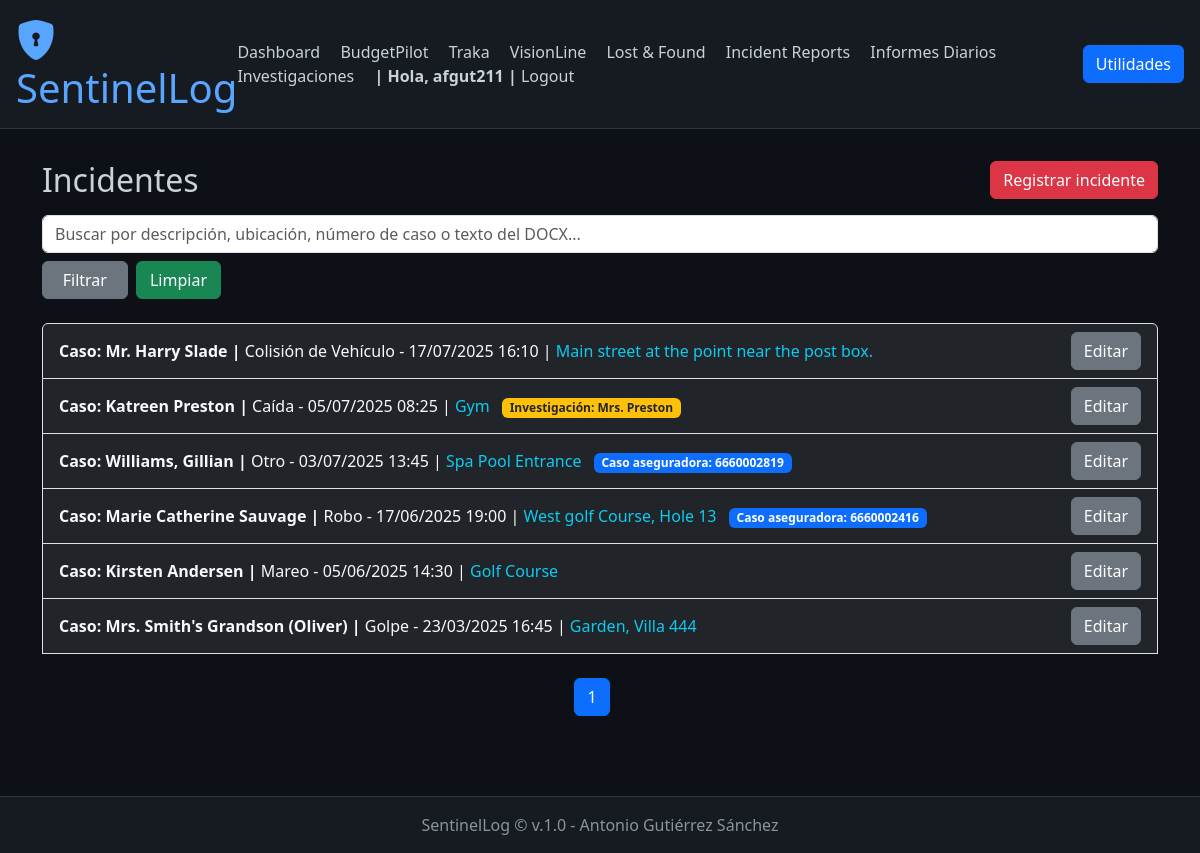
The app's page /incident_management/ (signed in), older data.
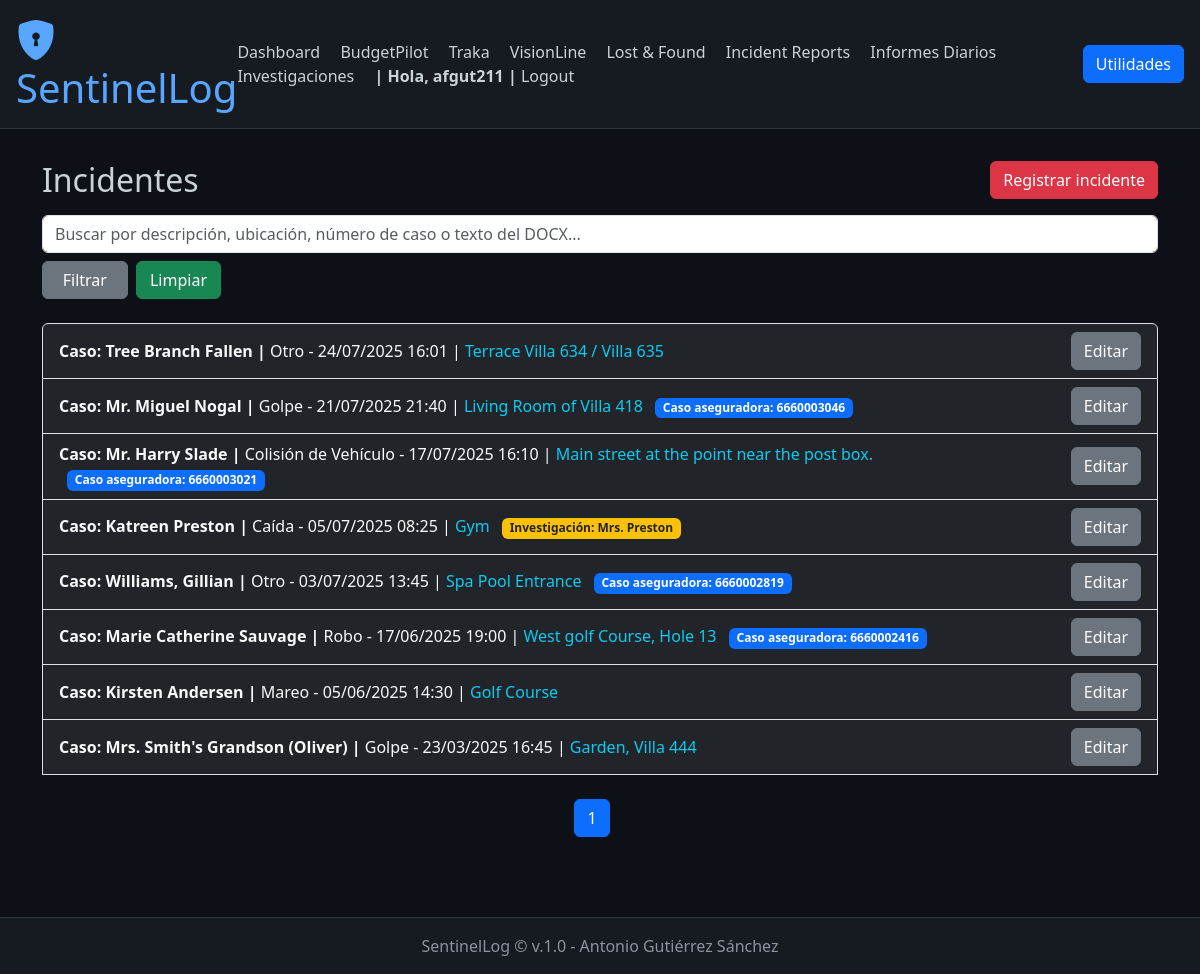
The same page, newer data.
### incident_management/models.py (models this page shows, shortened)
class Incident(models.Model):
    incident_type = models.ForeignKey(IncidentType, on_delete=models.PROTECT, null=True)
    affected_person = models.CharField("Persona afectada", max_length=100, blank=True, null=True)
    date = models.DateTimeField(help_text="Fecha y hora del incidente")
    location = models.CharField(max_length=255)
    description = models.TextField()
    reported_by = models.ForeignKey(User, on_delete=models.SET_NULL, null=True, related_name='incidents_reported')
    incident_report_docx = models.FileField(upload_to='incident_reports/docx/', null=True, blank=True, help_text="Archivo DOCX del Incident Report")
    insurance_case_number = models.CharField(max_length=100, blank=True, help_text="Número de caso de la aseguradora")
    related_investigation = models.ForeignKey(
        'investigations.InvestigationCase',
        on_delete=models.SET_NULL,
        null=True,
        blank=True,
        help_text="Relaciona este incidente con una investigación si aplica"
    )
    created_at = models.DateTimeField(auto_now_add=True)
    docx_text = models.TextField(blank=True, help_text="Texto extraído del DOCX para búsqueda")
    history = HistoricalRecords()

class IncidentType(models.Model):
    name = models.CharField(max_length=100, unique=True)

### investigations/models.py (models this page shows, shortened)
class InvestigationCase(models.Model):
    title = models.CharField(max_length=200)
    description = models.TextField()
    created_by = models.ForeignKey(User, on_delete=models.SET_NULL, null=True)
    created_at = models.DateTimeField(auto_now_add=True)
    is_closed = models.BooleanField(default=False)
    conclusiones = models.TextField(blank=True, null=True)
    pdf_last_saved = models.DateTimeField(blank=True, null=True)
    history = HistoricalRecords()

### incident_management/views.py (the view, shortened to what this page needs)
# urls.py: path('', views.index, name='daily_activity_index'),
def index(request):
    incidents = Incident.objects.all().order_by('-date')
    search = request.GET.get('search')
    paginator = Paginator(incidents, 10)  # 5 por página
    page_number = request.GET.get('page')
    page_obj = paginator.get_page(page_number)
    return render(request, 'incident_management/index.html', {
        'page_obj': page_obj,
        'search': search,
    })

### incident_management/templates/incident_management/index.html (shortened to what this page needs)
{% extends 'base.html' %}
{% block content %}
<div class="d-flex justify-content-between align-items-center mb-3">
    <h2 class="mb-0">Incidentes</h2>
    <a href="{% url 'add_incident' %}" class="btn btn-danger">
        Registrar incidente
    </a>
</div>
<form method="get" class="row g-2 mb-4">
    <div class="col-md-4 w-100">
        <input type="text" name="search" class="form-control" placeholder="Buscar por descripción, ubicación, número de caso o texto del DOCX..." value="{{ search|default_if_none:'' }}">
    </div>
    <div class="col-md-2 d-flex gap-2">
        <button type="submit" class="btn btn-secondary w-50">Filtrar</button>
        <a href="{% url 'incident_management_index' %}" class="btn btn-success w-50">Limpiar</a>
    </div>
</form>
<div class="list-group">
    {% for incident in page_obj %}
        <div class="list-group-item bg-dark text-light d-flex justify-content-between align-items-center">
            <div>
                <a href="{% url 'incident_detail' incident.pk %}" class="text-light text-decoration-none">
                    <strong>Caso: {{ incident.affected_person|default:"-" }} | </strong>
                    {{ incident.incident_type.name }} - {{ incident.date|date:"d/m/Y H:i" }} |
                </a>
                <span class="text-info">{{ incident.location }}</span>
                {% if incident.insurance_case_number %}
                    <span class="badge bg-primary ms-2">Caso aseguradora: {{ incident.insurance_case_number }}</span>
                {% endif %}
                {% if incident.related_investigation %}
                    <span class="badge bg-warning text-dark ms-2">Investigación: {{ incident.related_investigation.title }}</span>
                {% endif %}
            </div>
            <a href="{% url 'edit_incident' incident.pk %}" class="btn btn-secondary">
                Editar
            </a>
        </div>
    {% empty %}
        <div class="alert alert-info mb-0">
            No hay incidentes registrados.
        </div>
    {% endfor %}
    <br>
    <nav>
    <ul class="pagination justify-content-center">
        {% for num in page_obj.paginator.page_range %}
            {% if num <= 2 or num > page_obj.paginator.num_pages|add:'-2' or num >= page_obj.number|add:'-1' and num <= page_obj.number|add:'1' %}
                <li class="page-item {% if page_obj.number == num %}active{% endif %}">
                <a class="page-link" href="?page={{ num }}">{{ num }}</a>
                </li>
            {% elif num == 3 or num == page_obj.paginator.num_pages|add:'-2' %}
                <li class="page-item disabled"><span class="page-link">…</span></li>
            {% endif %}
            {% endfor %}
    </ul>
    </nav>
</div>
{% endblock %}

### templates/base.html (shortened to what this page needs)
<!DOCTYPE html>
<html lang="es">
<head>
    <link href="https://cdn.jsdelivr.net/npm/bootstrap@5.3.3/dist/css/bootstrap.min.css" rel="stylesheet">
    <link href="https://cdn.jsdelivr.net/npm/bootstrap-icons@1.10.5/font/bootstrap-icons.css" rel="stylesheet">
    <link href="https://cdnjs.cloudflare.com/ajax/libs/toastr.js/latest/toastr.min.css" rel="stylesheet"/>
</head>
<body>
    <header class="d-flex flex-column flex-md-row align-items-center justify-content-between">
        <h1><i class="bi bi-shield-lock-fill"></i> SentinelLog</h1>
        <nav class="mt-3 mt-md-0">
            <a href="/dashboard/">Dashboard</a>
            <a href="{% url 'budgetpilot:presupuesto_list' %}">BudgetPilot</a>
            <a href="{% url 'traka:user_list' %}">Traka</a>
            <a href="{% url 'visionline_operator_list' %}">VisionLine</a>
            <a href="{% url 'lostfound:list' %}">Lost &amp; Found</a>
            <a href="/incident_management/">Incident Reports</a>
            <a href="/daily_reports/">Informes Diarios</a>
            <a href="/investigations/">Investigaciones</a>
            {% if user.is_authenticated %}
            <span><b>| Hola, {{ user }} |</b></span>
            <a href="{% url 'account_logout' %}">Logout</a>
            {% else %}
                <a href="/accounts/login/">Login</a>
            {% endif %}
        </nav>
        <div class="order-1 order-md-0">
            <button class="btn btn-primary" type="button" data-bs-toggle="offcanvas" data-bs-target="#offcanvasWithBothOptions" aria-controls="offcanvasWithBothOptions">
                Utilidades
            </button>
        </div>
    </header>
    <main class="container">
        {% block content %}{% endblock %}
    </main>
    <footer>
        SentinelLog © {{ now|date:"YYYY" }} v.1.0 - Antonio Gutiérrez Sánchez
    </footer>
</body>
</html>

### templates/base.html (style rules this page uses)
body { background-color: #0d1117; color: #c9d1d9; }
header { background-color: #161b22; padding: 1rem; border-bottom: 1px solid #30363d; }
header h1 { color: #58a6ff; margin: 0; }
nav a { color: #c9d1d9; margin-right: 1rem; text-decoration: none; }
main { padding: 2rem; }
footer { background-color: #161b22; color: #8b949e; text-align: center; padding: 1rem; border-top: 1px solid #30363d; margin-top: 2rem; }

Row changes from the older to the newer data that the page shows:
added Incident: affected_person "Tree Branch Fallen", incident_type.name "Otro", date "24/07/2025 16:01", location "Terrace Villa 634 / Villa 635"
added Incident: affected_person "Mr. Miguel Nogal", incident_type.name "Golpe", date "21/07/2025 21:40", location "Living Room of Villa 418", insurance_case_number "6660003046"
changed Incident "Mr. Harry Slade": insurance_case_number (not shown) → "6660003021"
